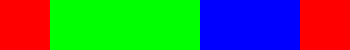
Frame 1 (no input)
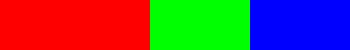
Frame 60 (the mouse pressed at the canvas centre just before this capture)
Frame 120 (the mouse held since frame 60 and released just before this capture): identical to frame 1, image omitted

The Processing sketch that drew these frames (run headless with seeded random() and noise(); from frame 60 on, the mouse is pressed at the canvas centre):

// Processing sketch: colorIllusion3
// ── colorIllusion3.pde
int[][] cycles = {
  {0},
  {1, 0, 0},
  {1, 0},
  {1},
  {2, 1},
  {2},
  {0, 2}
};

int count = 0;
boolean animating = true;

void setup() {
  size(350, 50);
}

void draw() {
  background(255);
  for (int i = 0; i < cycles.length; i++) {
    int col = cycles[i][count % cycles[i].length];
    if (col == 0) {
      fill(255, 0, 0);
    } else if (col == 1) {
      fill(0, 255, 0);
    } else {
      fill(0, 0, 255);
    }
    noStroke();
    rect(i*50, 0, 50, 50);
  }
  
  if (animating) {
    count++;
  }
}

void mousePressed() {
  animating = !animating;
}
